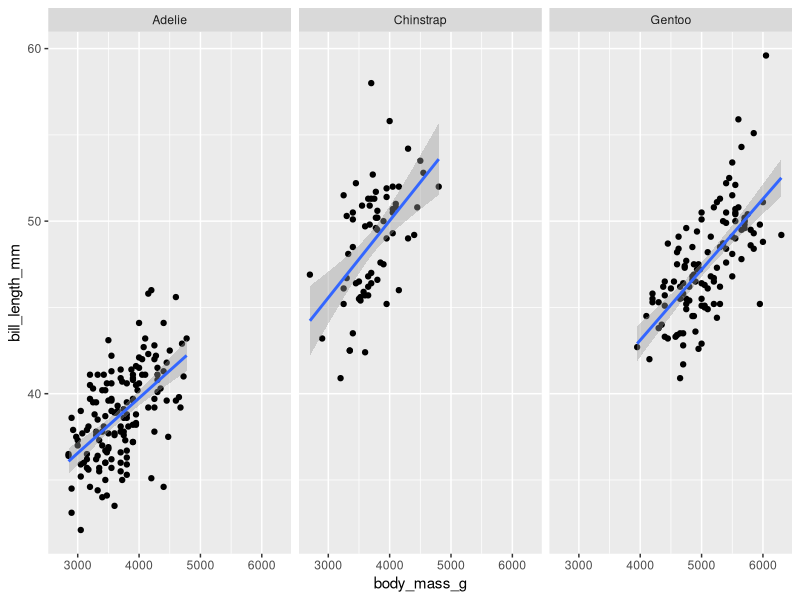

This figure's R source:
## ---- chunk 1
library(tidyverse)
library(broom)
library(glue)
library(palmerpenguins)
knitr::opts_chunk$set(echo = TRUE, comment = "")

# fitted models, used in last section
penguins_fits <- penguins %>%
  nest(data = -species) %>%     # nest the data table by species
  mutate(
    # use map() to fit a model to each nested data table
    fit = map(data, ~lm(bill_length_mm ~ body_mass_g, data = .x)),
    # use map to apply glance() to each model fit
    glance_out = map(fit, glance)
  ) %>%
  unnest(cols = glance_out) %>% # unnest output from glance
  select(-data, -fit)           # remove columns data and fit

## ---- chunk 2
penguins
## ---- chunk 3
dog <- "Buddy"
glue("I have a dog named {dog}.")
## ---- chunk 4
pet <- c("dog", "dog", "cat")
pet_name <- c("Buddy", "Lucy", "Oscar")
glue("I have a {pet} named {pet_name}.")
## ---- chunk 5
fit <- lm(bill_length_mm ~ body_mass_g, data = penguins)
fit
summary(fit)
## ---- chunk 6
glance(fit)
tidy(fit)
## ---- chunk 7
penguins %>%
  nest(data = -species) %>%     # nest the data table by species
  mutate(
    # use map() to fit a model to each nested data table
    fit = map(data, ~lm(bill_length_mm ~ body_mass_g, data = .x)),
    # use map to apply glance() to each model fit
    glance_out = map(fit, glance)
  ) %>%
  unnest(cols = glance_out) %>% # unnest output from glance
  select(-data, -fit)           # remove columns data and fit
## ---- chunk 8
penguins %>%
  nest(data = -species)         # nest the data table by species
## ---- chunk 9
ggplot(penguins, aes(body_mass_g, bill_length_mm)) +
  geom_point(na.rm = TRUE) +
  geom_smooth(method = "lm", na.rm = TRUE) +
  facet_wrap(vars(species))
## ---- chunk 10
penguins_fits
